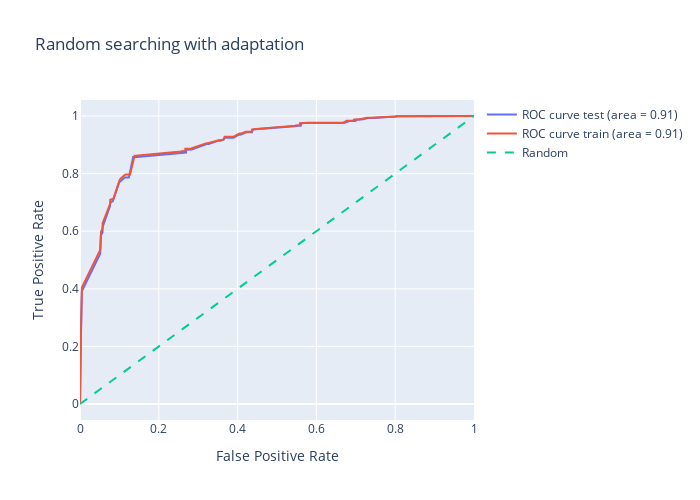

Notebook code cell kept with this figure:
### Code cell
# График ROC-кривой
roc()

### Figure 1 — Plotly figure (JSON) as saved in the notebook; plotly's stock layout.template omitted (floating-point values rounded to 4 significant figures; data arrays with more than 128 entries replaced by an {"elided": "..."} marker saying what was removed)
{"data": [{"mode": "lines", "name": "ROC curve test (area = 0.91)", "type": "scatter", "x": {"elided": "182 float values"}, "y": {"elided": "182 float values"}}, {"mode": "lines", "name": "ROC curve train (area = 0.91)", "type": "scatter", "x": {"elided": "192 float values"}, "y": {"elided": "192 float values"}}, {"line": {"dash": "dash"}, "mode": "lines", "name": "Random", "type": "scatter", "x": [0, 1], "y": [0, 1]}], "layout": {"height": 500, "showlegend": true, "title": {"text": "Random searching with adaptation"}, "width": 700, "xaxis": {"title": {"text": "False Positive Rate"}}, "yaxis": {"title": {"text": "True Positive Rate"}}}}
